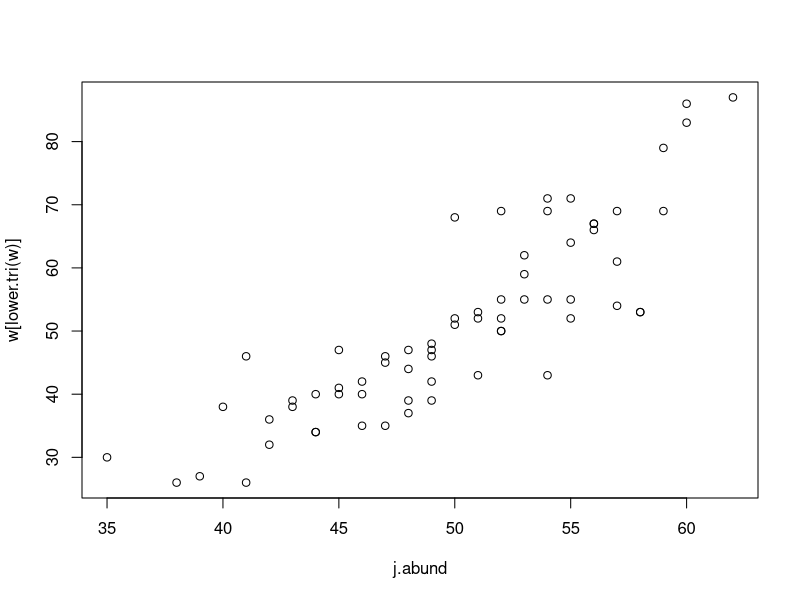

Write the R code that produced this figure.
## ---- chunk 1
set.seed(123) # for repro
g<-matrix(rpois(144,2),nrow=12) # col=hosts(12),row=para(12)

## ---- chunk 2
g
## ---- chunk 3
w<-t(g) %*% g # a weighting - to be explained
w
## ---- chunk 4
colSums(g) # host abundances
## ---- chunk 5
j.abund<-NULL # joint abundances of pairs of hosts
for (i in 1:11){
  for (j in (i+1):12){
    j.abund<-c(j.abund,sum(g[,i],g[,j]))
  }
}

plot(j.abund,w[lower.tri(w)])
